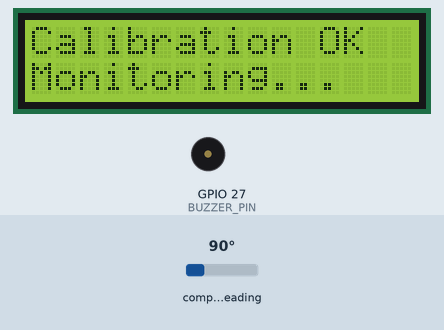
The sketch below on a simulated ESP32. Shown: 16×2 character LCD, buzzer (waves = sounding). Wiring (inferred from the names in the program): HMC5883L compass at I2C address 0x1E. The inputs (shaded band) are chosen by the test bench; at power-on: compass heading 90°. No radio packets arrive unless stated; what the sketch prints to the serial monitor is not drawn.

Above: at 3.5 s.
3.6 s: compass heading set to 83°
At 4.7 s:
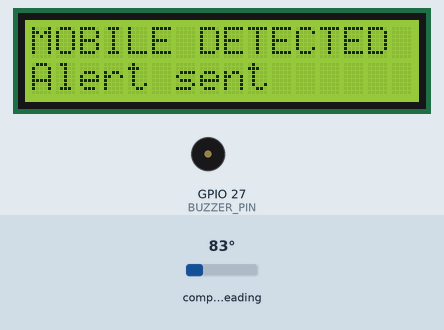
6.6 s: compass heading set to 90°
At 7.9 s:
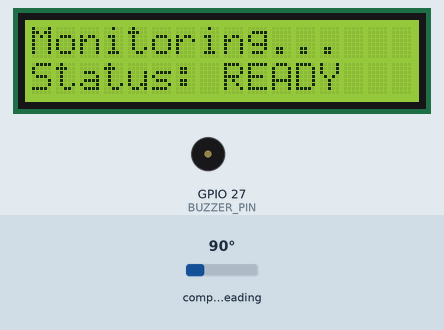
8.1 s: compass heading set to 7°
At 8.5 s:
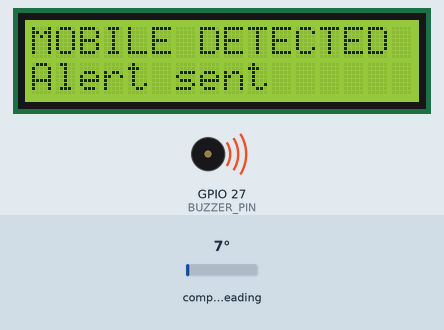
Timing chart, 0 to 17.1 s (numbered marks = the images above; inputs shaded):
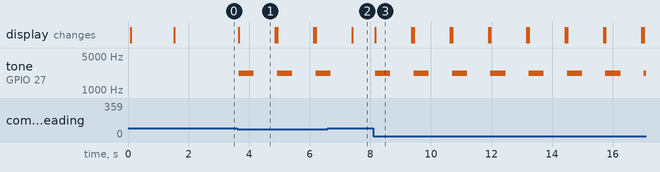

Measured:
- the behaviour switches between 87 and 86° on compass heading (found by bisection; images 0 and 1)
- after the input at 3.6 s, tone on GPIO 27 (BUZZER_PIN): alternates 2200 Hz for 0.50 s and silent for 0.77 s, starting after 0.06 s; the display: changes after 0.06 s (image 1)
- after the input at 6.6 s, tone on GPIO 27 (BUZZER_PIN): goes on until 6.7 s, then stays silent
- after the input at 8.1 s, tone on GPIO 27 (BUZZER_PIN): alternates 2200 Hz for 0.50 s and silent for 0.77 s, starting after 0.06 s; the display: changes after 0.06 s (image 3)
- what the display in image 1 shows lasts 1.2 s, from 3.7 s to 4.9 s

The sketch:

mobile_detection_node.ino
```cpp
/*
  Mobile Phone Detection System - ESP32 Detection Node

  Hardware:
    ESP32
    HMC5883L-compatible magnetometer
    nRF24L01
    16x2 parallel LCD
    Buzzer

  Detection logic follows the methodology described in the
  associated project paper:
    - 100 samples for baseline calibration
    - 75 Hz monitoring target
    - Euclidean magnetic-field deviation
    - 25 mG threshold (configurable)
    - 5 consecutive detections for debounce

  Sensor:
  A direct-I2C HMC5883L driver is included (no external library).
  If your "GY-271" board is actually a QMC5883L clone (I2C address
  0x0D), initMagnetometer() will report an ID mismatch; in that case
  replace initMagnetometer()/readMagnetometer() only. The detection
  logic does not depend on the sensor driver.

  Board package: ESP32 Arduino core 2.x or 3.x (buzzer code handles both).
*/

#include <Wire.h>
#include <SPI.h>
#include <RF24.h>
#include <LiquidCrystal.h>
#include <math.h>

// -------------------- Pins --------------------
#define HMC_SDA 21
#define HMC_SCL 22

#define NRF_CE  4
#define NRF_CSN 5

#define BUZZER_PIN 27

// Parallel 16x2 LCD: RS, E, D4, D5, D6, D7
LiquidCrystal lcd(14, 13, 26, 25, 33, 32);

RF24 radio(NRF_CE, NRF_CSN);

// -------------------- Radio --------------------
const uint8_t NODE_ID = 1;

// Must match the corresponding receiver pipe. Valid IDs: 1..6.
// nRF24L01 pipes 2-5 share their upper 4 address bytes with pipe 1 and
// differ only in the FIRST byte (RF24 stores the LSB first), so the
// addresses must differ in their first character, not their last.
const byte RADIO_ADDRESSES[6][6] = {
  "1NODE", "2NODE", "3NODE", "4NODE", "5NODE", "6NODE"
};

// -------------------- Detection --------------------
const int CALIBRATION_SAMPLES = 100;
const int REQUIRED_HITS = 5;
const float THRESHOLD_MG = 25.0f;

// Baseline magnetic vector.
float baseX = 0.0f;
float baseY = 0.0f;
float baseZ = 0.0f;

int consecutiveHits = 0;

struct __attribute__((packed)) AlertPacket {
  uint8_t nodeId;
  uint8_t detected;
  uint32_t timestampMs;
  float deltaB;
};

// -------------------- HMC5883L (direct I2C) --------------------
const uint8_t HMC_ADDR = 0x1E;
const float   HMC_MG_PER_LSB = 0.92f;   // gain 1.3 Ga -> 1090 LSB/Gauss
const uint32_t CALIBRATION_TIMEOUT_MS = 5000;

void hmcWrite(uint8_t reg, uint8_t value) {
  Wire.beginTransmission(HMC_ADDR);
  Wire.write(reg);
  Wire.write(value);
  Wire.endTransmission();
}

bool initMagnetometer() {
  // Identification registers 0x0A..0x0C must read 'H','4','3'.
  Wire.beginTransmission(HMC_ADDR);
  Wire.write(0x0A);
  if (Wire.endTransmission() != 0) return false;
  if (Wire.requestFrom((int)HMC_ADDR, 3) != 3) return false;
  const char a = Wire.read();
  const char b = Wire.read();
  const char c = Wire.read();
  if (a != 'H' || b != '4' || c != '3') return false;

  hmcWrite(0x00, 0x78);  // 8-sample averaging, 75 Hz output rate, normal bias
  hmcWrite(0x01, 0x20);  // gain: +/-1.3 Ga (1090 LSB/Gauss)
  hmcWrite(0x02, 0x00);  // continuous-measurement mode
  delay(10);
  return true;
}

// Returns true only when a new, valid sample is available. Output in mG.
bool readMagnetometer(float &x, float &y, float &z) {
  // Status register: bit 0 = data ready
  Wire.beginTransmission(HMC_ADDR);
  Wire.write(0x09);
  if (Wire.endTransmission() != 0) return false;
  if (Wire.requestFrom((int)HMC_ADDR, 1) != 1) return false;
  if (!(Wire.read() & 0x01)) return false;

  // Data registers start at 0x03 in the order X, Z, Y (not X, Y, Z).
  Wire.beginTransmission(HMC_ADDR);
  Wire.write(0x03);
  if (Wire.endTransmission() != 0) return false;
  if (Wire.requestFrom((int)HMC_ADDR, 6) != 6) return false;

  const int16_t rx = (int16_t)((Wire.read() << 8) | Wire.read());
  const int16_t rz = (int16_t)((Wire.read() << 8) | Wire.read());
  const int16_t ry = (int16_t)((Wire.read() << 8) | Wire.read());

  // -4096 marks ADC overflow/saturation: discard the sample.
  if (rx == -4096 || ry == -4096 || rz == -4096) return false;

  x = rx * HMC_MG_PER_LSB;
  y = ry * HMC_MG_PER_LSB;
  z = rz * HMC_MG_PER_LSB;
  return true;
}

void showStatus(const char *line1, const char *line2) {
  lcd.clear();
  lcd.setCursor(0, 0);
  lcd.print(line1);
  lcd.setCursor(0, 1);
  lcd.print(line2);
}

void haltWithError(const char *line1, const char *line2) {
  showStatus(line1, line2);
  while (true) delay(1000);
}

void calibrateBaseline() {
  showStatus("Calibrating...", "Keep area clear");

  float sumX = 0.0f;
  float sumY = 0.0f;
  float sumZ = 0.0f;
  int validSamples = 0;

  const uint32_t calStart = millis();

  while (validSamples < CALIBRATION_SAMPLES) {
    float x, y, z;

    if (readMagnetometer(x, y, z)) {
      sumX += x;
      sumY += y;
      sumZ += z;
      validSamples++;
    }

    if (millis() - calStart > CALIBRATION_TIMEOUT_MS) {
      Serial.println("Calibration timed out: no valid magnetometer data.");
      haltWithError("SENSOR ERROR", "No data");
    }

    delay(13); // Approximately 75 Hz target sampling interval.
  }

  baseX = sumX / CALIBRATION_SAMPLES;
  baseY = sumY / CALIBRATION_SAMPLES;
  baseZ = sumZ / CALIBRATION_SAMPLES;

  showStatus("Calibration OK", "Monitoring...");
  delay(800);
}

void sendAlert(float deltaB) {
  AlertPacket packet;
  packet.nodeId = NODE_ID;
  packet.detected = 1;
  packet.timestampMs = millis();
  packet.deltaB = deltaB;

  const bool ok = radio.write(&packet, sizeof(packet));
  Serial.println(ok ? "Alert sent (ACK received)." : "Alert send failed (no ACK).");
}

void beep() {
#if defined(ESP_ARDUINO_VERSION_MAJOR) && (ESP_ARDUINO_VERSION_MAJOR >= 3)
  tone(BUZZER_PIN, 2200, 500);
#else
  ledcWriteTone(0, 2200);   // core 2.x: LEDC channel 0
  delay(500);
  ledcWriteTone(0, 0);
#endif
}

void triggerLocalAlert(float deltaB) {
  showStatus("MOBILE DETECTED", "Alert sent");

  beep();
  sendAlert(deltaB);

  delay(700);
  showStatus("Monitoring...", "Status: READY");
}

void setup() {
  Serial.begin(115200);

  if (NODE_ID < 1 || NODE_ID > 6) {
    Serial.println("NODE_ID must be 1..6.");
    while (true) delay(1000);
  }

  pinMode(BUZZER_PIN, OUTPUT);
#if !(defined(ESP_ARDUINO_VERSION_MAJOR) && (ESP_ARDUINO_VERSION_MAJOR >= 3))
  ledcSetup(0, 2000, 8);
  ledcAttachPin(BUZZER_PIN, 0);
#endif

  lcd.begin(16, 2);
  showStatus("Mobile Detector", "Starting...");

  Wire.begin(HMC_SDA, HMC_SCL);

  if (!initMagnetometer()) {
    Serial.println("HMC5883L not found (check wiring / QMC5883L clone?).");
    haltWithError("SENSOR ERROR", "Check HMC5883L");
  }

  if (!radio.begin()) {
    showStatus("NRF24 ERROR", "Check wiring");
    Serial.println("nRF24L01 initialization failed.");
    while (true) {
      delay(1000);
    }
  }

  radio.setPALevel(RF24_PA_LOW);
  radio.setDataRate(RF24_1MBPS);
  radio.setPayloadSize(sizeof(AlertPacket));
  radio.openWritingPipe(RADIO_ADDRESSES[NODE_ID - 1]);
  radio.stopListening();

  calibrateBaseline();
}

void loop() {
  const uint32_t sampleStart = millis();

  float x, y, z;

  if (readMagnetometer(x, y, z)) {
    const float dx = x - baseX;
    const float dy = y - baseY;
    const float dz = z - baseZ;

    const float deltaB = sqrtf(dx * dx + dy * dy + dz * dz);

    Serial.print("Delta B: ");
    Serial.print(deltaB, 2);
    Serial.println(" mG");

    if (deltaB > THRESHOLD_MG) {
      consecutiveHits++;

      if (consecutiveHits >= REQUIRED_HITS) {
        triggerLocalAlert(deltaB);
        consecutiveHits = 0;
      }
    } else {
      consecutiveHits = 0;
    }
  }

  // Target about 75 samples per second.
  const uint32_t elapsed = millis() - sampleStart;
  if (elapsed < 13) {
    delay(13 - elapsed);
  }
}
```
